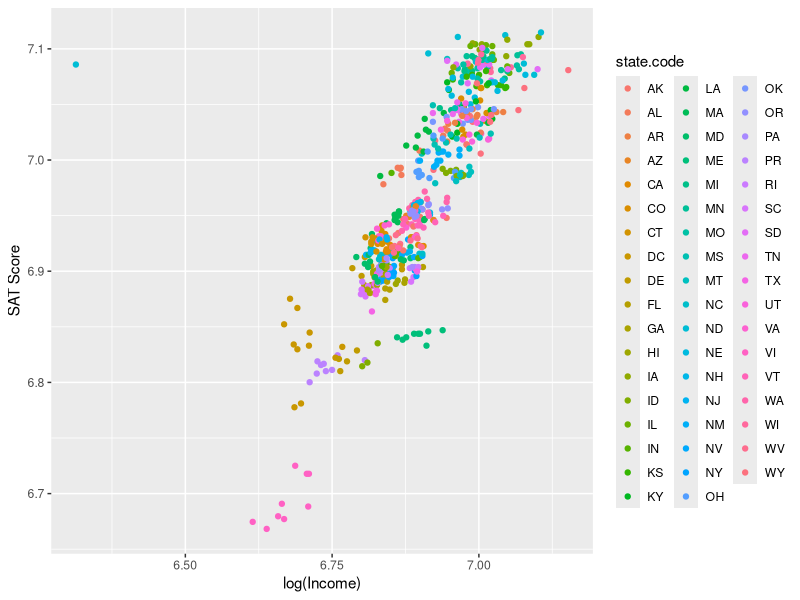
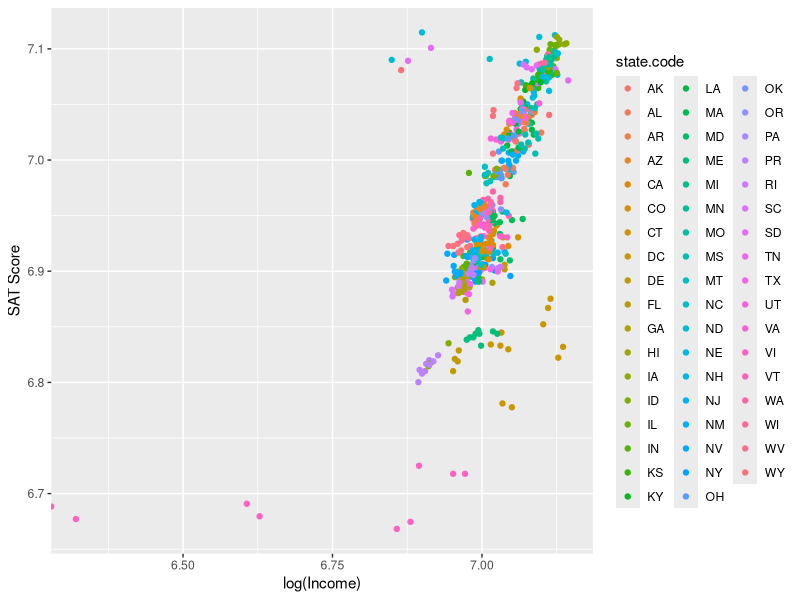
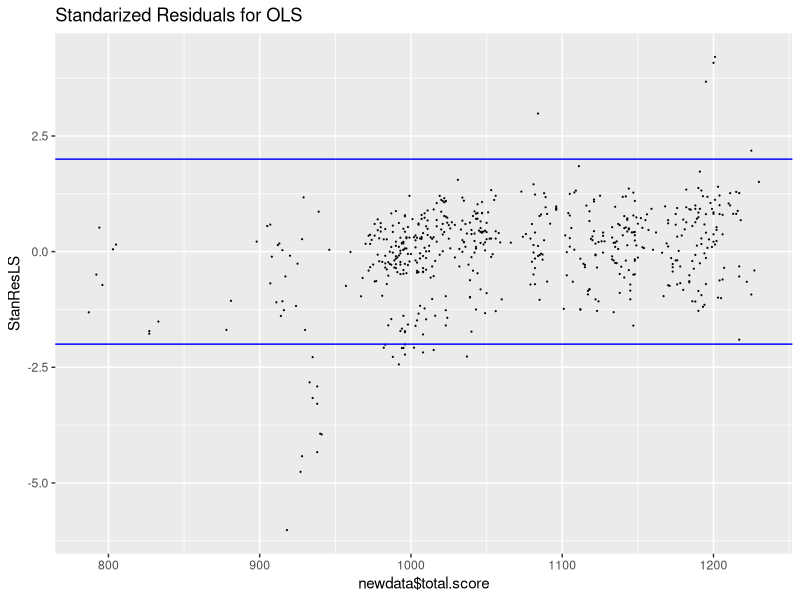

Write the R code that produced these figures, in order.
## ---- chunk 1

library(tidyverse)
school_scores_data_clean <- read_csv("school_scores_data_clean.csv")

colnames(school_scores_data_clean) <- c('year', 'state.code', 'state.name', 'total.math', 'total.testtakers', 'total.verbal', 'arts.music.avggpa', 'arts.music.avgyears', 'english.avggpa', 'english.avgyears', 'foreign.languages.avggpa', 'foreign.languages.avgyears', 'mathematics.avggpa', 'mathematics.avgyears', 'natural.sciences.avggpa', 'natural.sciences.avgyears', 'social.sciences.history.avggpa', 'social.sciences.history.avgyears', 'income.between.20.40k.math', 'income.between.20.40k.testtakers','income.between.20.40k.verbal', 'income.between.40.60k.math', 'income.between.40.60k.testtakers', 'income.between.40.60k.verbal', 'income.between.60.80k.math', 'income.between.60.80k.testtakers','income.between.60.80k.verbal', 'income.between.80.100k.math','income.between.80.100k.testtakers', 'income.between.80.100k.verbal', 'income.less.than.20k.math', 'income.less.than.20k.testtakers', 'income.less.than.20k.verbal', 'income.more.than.100k.math', 'income.more.than.100k.testtakers', 'income.more.than.100k.verbal', 'gpa.aminus.math', 'gpa.aminus.testtakers', 'gpa.aminus.verbal', 'gpa.aplus.math', 'gpa.aplus.testtakers', 'gpa.aplus.verbal', 'gpa.a.math', 'gpa.a.testtakers', 'gpa.a.verbal', 'gpa.b.math', 'gpa.b.testtakers', 'gpa.b.verbal', 'gpa.c.math', 'gpa.c.testtakers', 'gpa.c.verbal', 'gpa.d.or.lower.math', 'gpa.d.or.lower.testtakers', 'gpa.d.or.lower.verbal', 'gpa.no.response.math', 'gpa.no.response.testtakers', 'gpa.no.response.verbal', 'gender.female.math','gender.female.testtakers', 'gender.female.verbal', 'gender.male.math', 'gender.male.testtakers', 'gender.male.verbal', 'score.between.200.to.300.math.females', 'score.between.200.to.300.math.males', 'score.between.200.to.300.math.total', 'score.between.200.to.300.verbal.females', 'score.between.200.to.300.verbal.males', 'score.between.200.to.300.verbal.total', 'score.between.300.to.400.math.females', 'score.between.300.to.400.math.males', 'score.between.300.to.400.math.total', 'score.between.300.to.400.verbal.females', 'score.between.300.to.400.verbal.males', 'score.between.300.to.400.verbal.total', 'score.between.400.to.500.math.females', 'score.between.400.to.500.math.males', 'score.between.400.to.500.math.total', 'score.between.400.to.500.verbal.females', 'score.between.400.to.500.verbal.males', 'score.between.400.to.500.verbal.total', 'score.between.500.to.600.math.females', 'score.between.500.to.600.math.males', 'score.between.500.to.600.math.total', 'score.between.500.to.600.verbal.females', 'score.between.500.to.600.verbal.males', 'score.between.500.to.600.verbal.total', 'score.between.600.to.700.math.females', 'score.between.600.to.700.math.males', 'score.between.600.to.700.math.total', 'score.between.600.to.700.verbal.females', 'score.between.600.to.700.verbal.males', 'score.between.600.to.700.verbal.total', 'score.between.700.to.800.math.females', 'score.between.700.to.800.math.males', 'score.between.700.to.800.math.total', 'score.between.700.to.800.verbal.females', 'score.between.700.to.800.verbal.males', 'score.between.700.to.800.verbal.total')

newdata <- school_scores_data_clean %>% mutate(total.score = total.math + total.verbal) %>% 
  mutate(income.between.20.40k = income.between.20.40k.math + income.between.20.40k.verbal) %>%
  mutate(income.between.40.60k = income.between.40.60k.math + income.between.40.60k.verbal) %>%
  mutate(income.between.60.80k = income.between.60.80k.math + income.between.60.80k.verbal) %>%
  mutate(income.between.80.100k = income.between.80.100k.math + income.between.80.100k.verbal) %>%
  mutate(income.less.than.20k = income.less.than.20k.math + income.less.than.20k.verbal) %>%
  mutate(income.more.than.100k = income.more.than.100k.math + income.more.than.100k.verbal)
  
## ---- chunk 2

m.ols <- lm(total.score ~ newdata$income.between.20.40k + newdata$income.between.40.60k + newdata$income.between.60.80k + newdata$income.between.80.100k + newdata$income.less.than.20k + newdata$income.more.than.100k, data = newdata)
summary(m.ols)
  
## ---- chunk 3
schooldata <- newdata

ggplot(schooldata) + geom_point(aes(x = log(income.between.20.40k), y = log(total.score), col = state.code)) + labs(x = "log(Income)", y = "SAT Score")
## ---- chunk 4

ggplot(schooldata) + geom_point(aes(x = log(income.more.than.100k), y = log(total.score), col = state.code)) + labs(x = "log(Income)", y = "SAT Score")

## ---- chunk 5

StanResLS <- rstandard(m.ols)
dataLS <- data.frame(newdata$total.score,StanResLS)
ggplot(dataLS, aes(x= newdata$total.score, y=StanResLS)) + geom_point(size = 0.1) +
geom_hline(yintercept=2,color='blue') + geom_hline(yintercept=-2, color='blue') +
ggtitle("Standarized Residuals for OLS")
  
